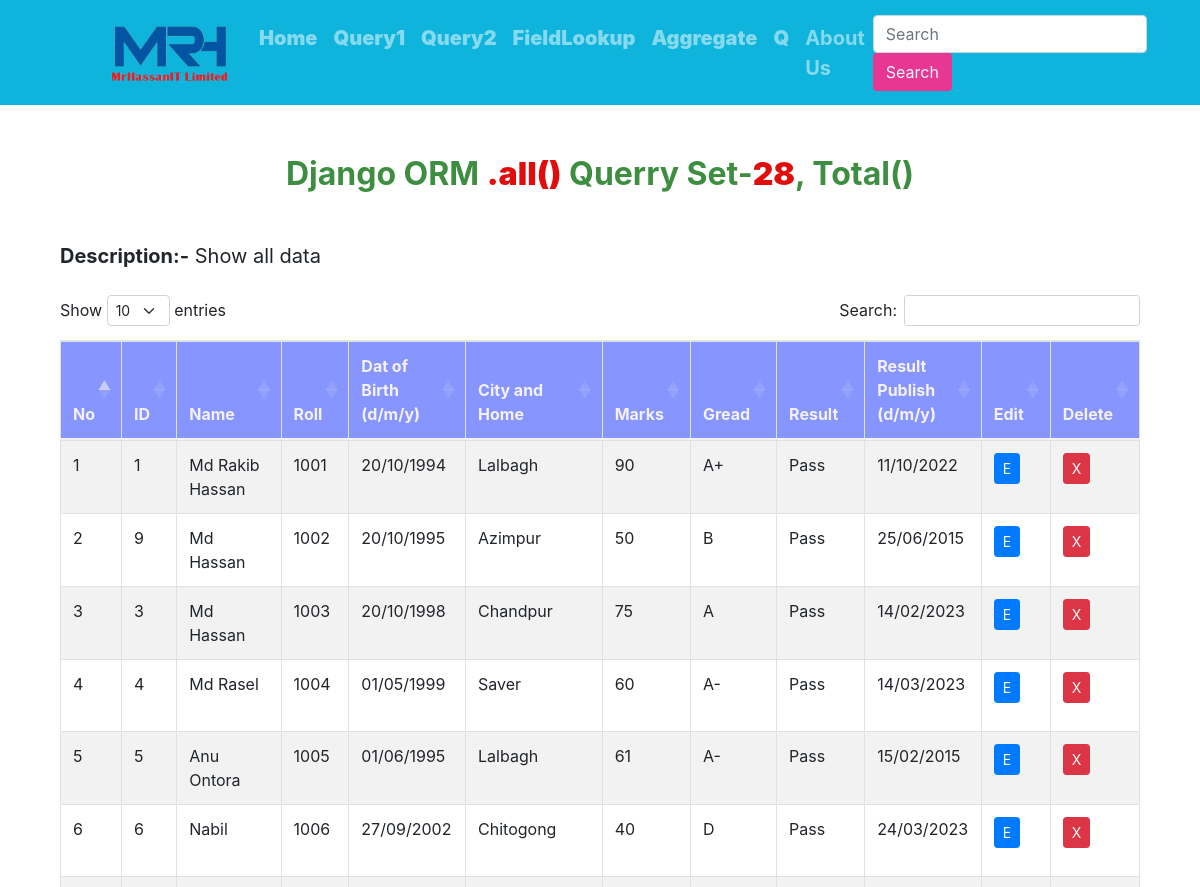
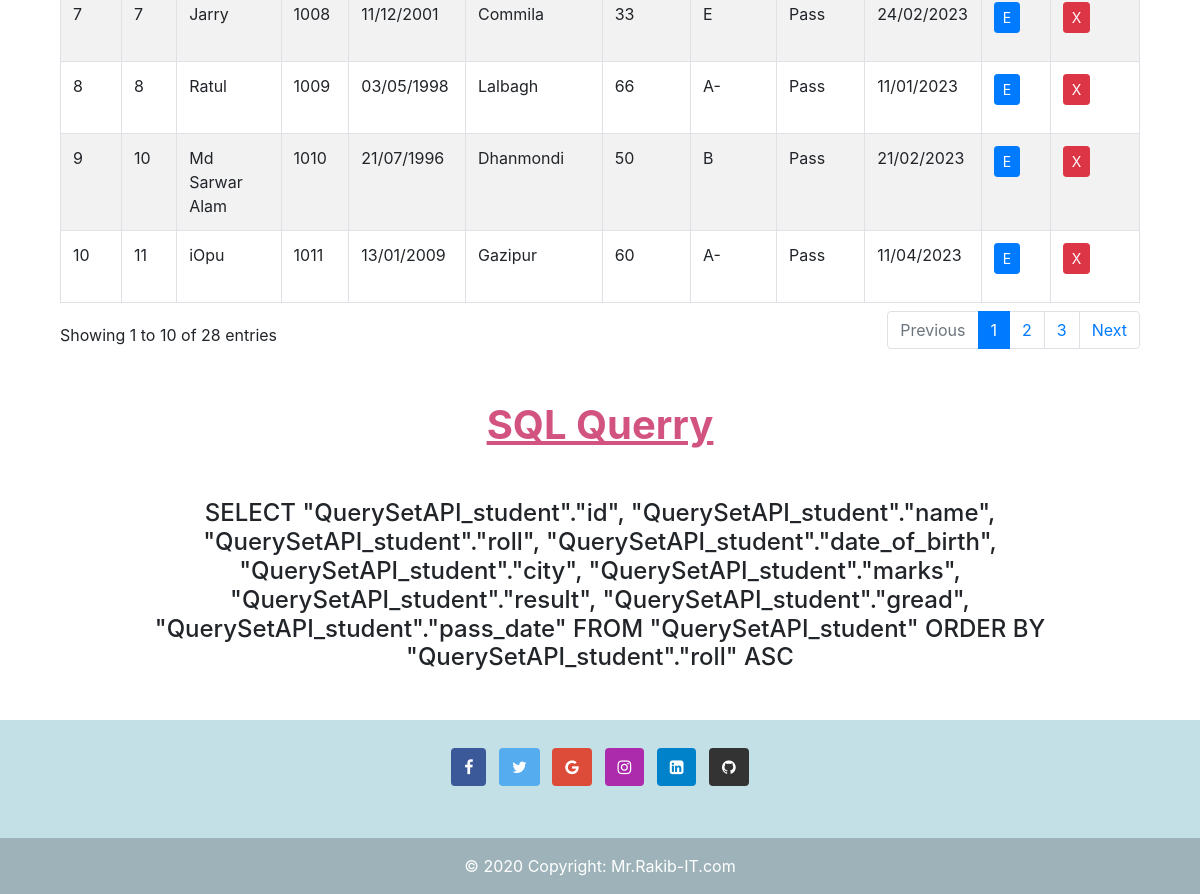
Screenshot of /show_all/ with the database file from the repository (2 pictures, top to bottom).
### QuerySetAPI/models.py (models this page shows, shortened)
class Student(models.Model):
    name = models.CharField(max_length=50, null=True, blank=True)
    roll = models.IntegerField(null=True, blank=True)
    date_of_birth = models.DateField()
    city = models.CharField(max_length=50, null=True, blank=True)
    marks = models.IntegerField(null=True, blank=True)
    result = models.CharField(max_length=20, choices=(
        ('Pass','Pass'),
        ('Fail','Fail')
        ), null=True, blank=True)
    gread = models.CharField(max_length=10, choices=(
        ('A+','A+'),
        ('A' ,'A' ),
        ('A-','A-'),
        ('B' ,'B' ),
        ('C' ,'C' ),
        ('D' ,'D' ),
        ('E' ,'E' ),
        ('F' ,'F' ),
    ),null=True, blank=True)
    pass_date = models.DateField()

### QuerySetAPI/views.py (the view)
# urls.py: path('show_all/', show_all, name='show_all'),
def show_all(request):
    std_obj = Student.objects.all().order_by('roll')
    data = {
        'std_obj': std_obj,
        'SQL_querry': std_obj.query,
        'querry_title': ".all()",
        'total_obj': std_obj.count(),
        'descripetion': "Show all data",
    }
    return render(request, 'all_query.html', data)

### templates/all_query.html (shortened to what this page needs)
{% extends "index.html" %}
{% load static %}
{% block style %}
    <link rel="stylesheet" href="https://cdn.jsdelivr.net/npm/bootstrap@4.5.3/dist/css/bootstrap.min.css">
    <link href="https://cdnjs.cloudflare.com/ajax/libs/twitter-bootstrap/4.5.2/css/bootstrap.css" rel="stylesheet" id="bootstrap-css">
    <link href="https://cdn.datatables.net/1.13.4/css/dataTables.bootstrap4.min.css" rel="stylesheet" id="bootstrap-css">
{% endblock style %}
{% block body %}
    {% if std_obj %}
    <div class="col-md-12 mb-5">
        <h2 class="text-center mb-5" style="margin-top: 50px; color: #3e8e41;">
            <b>Django ORM <b style="color: #e10d0d;">{{querry_title}}</b> Querry Set-<b style="color: #e10d0d;">{{total_obj}}</b>, Total({{total_student}})</b>
        </h2>
        <p class="mb-4" style="font-size: 20px;"><b>Description:-</b> {{descripetion}} </p>
        <div class="table-responsive">
            <table id="example" class="table table-striped table-bordered" style="width:100%">
                <thead style="background-color: #8696FE; color: #f5f1f1;">
                    <tr>
                        <th>No</th>
                        <th>ID</th>
                        <th>Name</th>
                        <th>Roll</th>
                        <th>Dat of Birth (d/m/y)</th>
                        <th>City and Home</th>
                        <th>Marks</th>
                        <th>Gread</th>
                        <th>Result</th>
                        <th>Result Publish (d/m/y)</th>
                        <th>Edit</th>
                        <th>Delete</th>
                    </tr>
                </thead>
                <tbody>
                    {% for std in std_obj %}
                    <tr>
                        <td>{{forloop.counter}}</td>
                        <td>{{std.id}}</td>
                        <td>{{std.name}}</td>
                        <td>{{std.roll}}</td>
                        <td>{{std.date_of_birth|date:"d/m/Y"}}</td>
                        <td>{{std.city}}</td>
                        <td>{{std.marks}}</td>
                        <td>{{std.gread}}</td>
                        <td>{{std.result}}</td>
                        <td>{{std.pass_date|date:"d/m/Y"}}</td>
                        <td>
                            <p data-placement="top" data-toggle="tooltip" title="Edit">
                                <a href="{% url 'edit_student' std.id %}" class="btn btn-primary btn-sm">
                                    <span class="glyphicon glyphicon-pencil">E</span>
                                </a>
                            </p>
                        </td>
                        <td>
                            <p data-placement="top" data-toggle="tooltip" title="Delete">
                                <button type="button" class="btn btn-danger btn-sm" data-toggle="modal" data-target="#delete-{{forloop.counter}}">
                                    <span class="glyphicon glyphicon-trash">X</span>
                                </button>
                            </p>
                        </td>
                    </tr>
                    {% endfor %}
                </tbody>
            </table>
        </div>
        <h1 class="text-center" style="margin-top: 50px; color: #D25380;"><b><u>SQL Querry</u></b></h1>
        <h4 class="text-center" style="margin-top: 50px;">{{SQL_querry}}</h4>
    </div>
    {% endif %}
{% endblock body %}

### rows the page displays
Student: id "1", name "Md Rakib Hassan", roll "1001", date_of_birth "20/10/1994", city "Lalbagh", marks "90", gread "A+", result "Pass", pass_date "11/10/2022"
Student: id "9", name "Md Hassan", roll "1002", date_of_birth "20/10/1995", city "Azimpur", marks "50", gread "B", result "Pass", pass_date "25/06/2015"
Student: id "3", name "Md Hassan", roll "1003", date_of_birth "20/10/1998", city "Chandpur", marks "75", gread "A", result "Pass", pass_date "14/02/2023"
Student: id "4", name "Md Rasel", roll "1004", date_of_birth "01/05/1999", city "Saver", marks "60", gread "A-", result "Pass", pass_date "14/03/2023"
Student: id "5", name "Anu Ontora", roll "1005", date_of_birth "01/06/1995", city "Lalbagh", marks "61", gread "A-", result "Pass", pass_date "15/02/2015"
Student: id "6", name "Nabil", roll "1006", date_of_birth "27/09/2002", city "Chitogong", marks "40", gread "D", result "Pass", pass_date "24/03/2023"
Student: id "7", name "Jarry", roll "1008", date_of_birth "11/12/2001", city "Commila", marks "33", gread "E", result "Pass", pass_date "24/02/2023"
Student: id "8", name "Ratul", roll "1009", date_of_birth "03/05/1998", city "Lalbagh", marks "66", gread "A-", result "Pass", pass_date "11/01/2023"
Student: id "10", name "Md Sarwar Alam", roll "1010", date_of_birth "21/07/1996", city "Dhanmondi", marks "50", gread "B", result "Pass", pass_date "21/02/2023"
Student: id "11", name "iOpu", roll "1011", date_of_birth "13/01/2009", city "Gazipur", marks "60", gread "A-", result "Pass", pass_date "11/04/2023"

### other values shown
{{ querry_title }} ".all()"
{{ total_obj }} "28"
{{ descripetion }} "Show all data"
